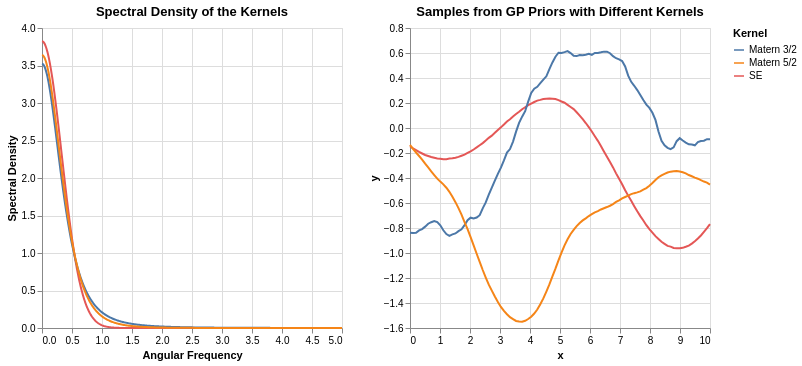

The notebook cell saved with this chart:
### Code cell
alt.hconcat(chart_spd, chart_sample).resolve_scale(y="independent").display()

### Figure 1 — Vega-Lite specification as saved in the notebook (floating-point values rounded to 4 significant figures; data arrays with more than 128 entries replaced by an {"elided": "..."} marker saying what was removed)
{"config": {"view": {"continuousWidth": 300, "continuousHeight": 300}}, "hconcat": [{"data": {"name": "data-0d0946ba1b922556d42a7cde1a6aeff8"}, "mark": {"type": "line"}, "encoding": {"color": {"field": "kernel", "title": "Kernel", "type": "nominal"}, "x": {"field": "omega", "title": "Angular Frequency", "type": "quantitative"}, "y": {"field": "spd", "title": "Spectral Density", "type": "quantitative"}}, "title": "Spectral Density of the Kernels"}, {"data": {"name": "data-f4259b9cd944ce9bc17ef9f70eb451ae"}, "mark": {"type": "line"}, "encoding": {"color": {"field": "kernel", "title": "Kernel", "type": "nominal"}, "x": {"field": "x", "title": "x", "type": "quantitative"}, "y": {"field": "y", "title": "y", "type": "quantitative"}}, "title": "Samples from GP Priors with Different Kernels"}], "resolve": {"scale": {"y": "independent"}}, "$schema": "https://vega.github.io/schema/vega-lite/v6.1.0.json", "datasets": {"data-0d0946ba1b922556d42a7cde1a6aeff8": {"elided": "1500 records"}, "data-f4259b9cd944ce9bc17ef9f70eb451ae": {"elided": "300 records"}}}
